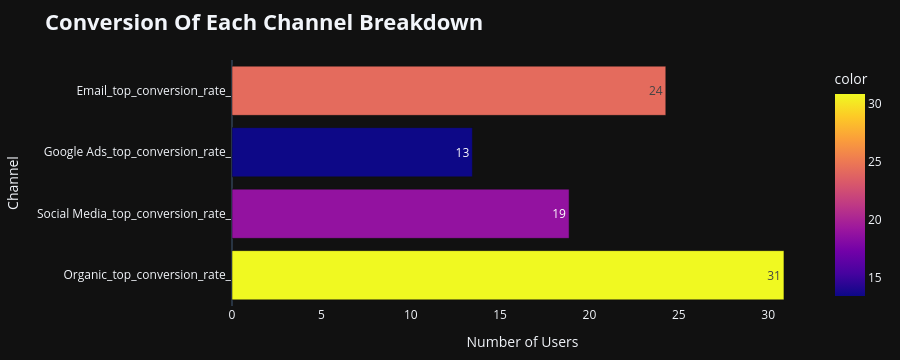

Here is the notebook cell this chart was saved with:
### Code cell
data_slice = dropoff_channel.iloc[7, 8::]

fig = px.bar(
    data_slice, 
    orientation='h',
    title="<b>Conversion Of Each Channel Breakdown</b>", # Bold, clean title
    color=data_slice.values,                  # Creates a color gradient based on values
    color_continuous_scale='Plasma',          # A sleek, vibrant color scheme
    text_auto='.2s'                           # Automatically adds formatted numbers to the bars
)

fig.update_layout(
    template='plotly_dark',                   # Instantly makes it look modern (Dark Mode)
    xaxis_title="Number of Users",            # Customize your axis labels
    yaxis_title="Channel",
    showlegend=False,                         # Hides the color bar legend to save space
    title_font_size=22,
    margin=dict(l=20, r=20, t=60, b=20)       # Adjusts spacing around the chart
)

# Clean up the background by removing gridlines
fig.update_xaxes(showgrid=False)
fig.update_yaxes(showgrid=False)

fig.show()

### Figure 1 — Plotly figure (JSON) as saved in the notebook; plotly's stock layout.template omitted (floating-point values rounded to 4 significant figures)
{"data": [{"alignmentgroup": "True", "hovertemplate": "value=%{x}<br>index=%{y}<br>color=%{marker.color}<extra></extra>", "legendgroup": "", "marker": {"color": [30.88, 18.86, 13.45, 24.27], "coloraxis": "coloraxis", "pattern": {"shape": ""}}, "name": "", "offsetgroup": "", "orientation": "h", "showlegend": false, "textposition": "auto", "texttemplate": "%{x:.2s}", "type": "bar", "x": [30.88, 18.86, 13.45, 24.27], "xaxis": "x", "y": ["Organic_top_conversion_rate_", "Social Media_top_conversion_rate_", "Google Ads_top_conversion_rate_", "Email_top_conversion_rate_"], "yaxis": "y"}], "layout": {"barmode": "relative", "coloraxis": {"colorbar": {"title": {"text": "color"}}, "colorscale": [[0, "#0d0887"], [0.1111, "#46039f"], [0.2222, "#7201a8"], [0.3333, "#9c179e"], [0.4444, "#bd3786"], [0.5556, "#d8576b"], [0.6667, "#ed7953"], [0.7778, "#fb9f3a"], [0.8889, "#fdca26"], [1, "#f0f921"]]}, "height": 360, "legend": {"tracegroupgap": 0}, "margin": {"b": 20, "l": 20, "r": 20, "t": 60}, "showlegend": false, "title": {"font": {"size": 22}, "text": "<b>Conversion Of Each Channel Breakdown</b>"}, "xaxis": {"anchor": "y", "autorange": true, "domain": [0, 1], "range": [0, 32.51], "showgrid": false, "title": {"text": "Number of Users"}, "type": "linear"}, "yaxis": {"anchor": "x", "autorange": true, "domain": [0, 1], "range": [-0.5, 3.5], "showgrid": false, "title": {"text": "Channel"}, "type": "category"}}}
